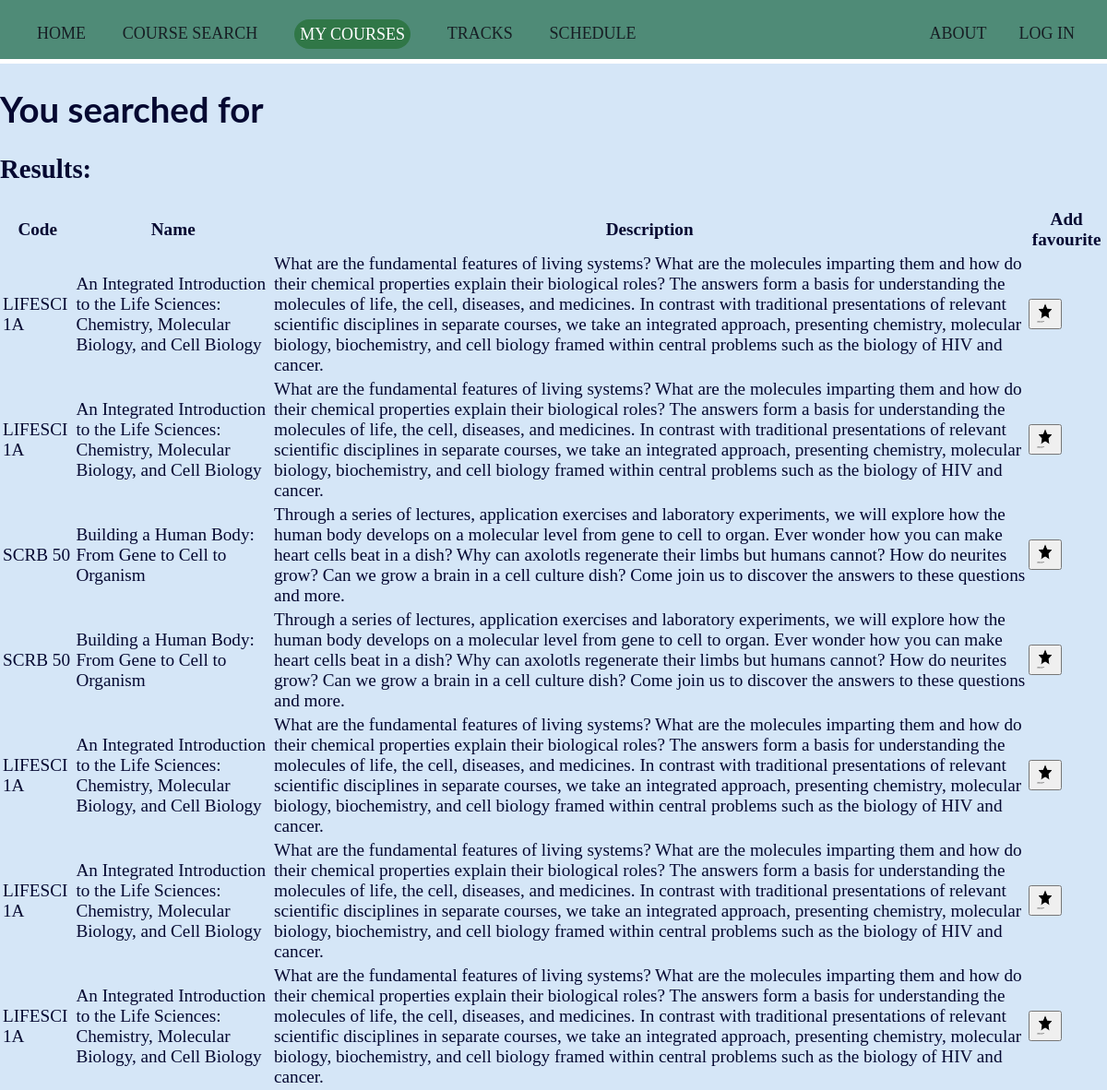
Page /favourite (signed in) on the committed database.
### tables this page shows
CREATE TABLE courses (id INTEGER, name TEXT NOT NULL UNIQUE, description TEXT NOT NULL, code TEXT UNIQUE NOT NULL, PRIMARY KEY(id));

### app.py (the view, shortened to what this page needs)
@app.route("/favourite", methods=(["GET","POST"]))
@login_required
def favourite():
    mycourses = "currentpage"
    if request.method == "GET":
        conn, db = make_cursor("coursedatabase.db")
        user_id = session["user_id"]
        db.execute("SELECT courses.id, courses.name, courses.description, courses.code FROM courses JOIN favourites ON favourites.course_id = courses.id WHERE favourites.user_id = ?", [user_id])
        results = db.fetchall()
        if not results:
            return render_template("search.html", querystring="your favourites", search=search)
        else:
            return render_template("results.html", mycourses=mycourses, results=results)

### app.py (called while the page is built)
def make_cursor(database):
    connection = sqlite3.connect(database)
    return connection, connection.cursor()

@app.after_request
def after_request(response):
    response.headers["Cache-Control"] = "no-cache, no-store, must-revalidate"
    response.headers["Expires"] = 0
    response.headers["Pragma"] = "no-cache"
    return response

### helpers.py (called while the page is built)
def login_required(f):
    @wraps(f)
    def decorated_function(*args, **kwargs):
        if session.get("user_id") is None:
            return redirect("/login")
        return f(*args, **kwargs)
    return decorated_function

### templates/results.html
{% extends "layout.html" %}
{% block main %}
<h1>You searched for {{ querystring }} </h1>
<h2> Results: </h2>
<table>
    <thead>
        <tr>
            <th> Code </th>
            <th> Name </th>
            <th> Description </th>
            <th> Add favourite </th>
        </tr>
    </thead>
    <tbody>
        {% for i, name, desc, code in results %}
        <tr>
            <td> {{ code }} </td>
            <td> {{ name }} </td>
            <td> {{ desc }} </td>
            <td> <form method="post" action=/favourite> <button name="id" value="{{ i }}">
                <img src="/static/noun_Star_750825.png" alt="Star by Zaff Studio from the Noun Project" style="width:20px;height:24px;">
            </form> </button> </td>
        </tr>
        {% endfor %}
    </tbody>
</table>
{% endblock %}

### templates/layout.html (shortened to what this page needs)
<!doctype html>
<html lang="en">
    <head>
        <link rel="stylesheet" href="static/CS50project_style.css">
    </head>
    <body>
        <header>
            <div class="topbar">
                <nav>
                    <ul>
                        <li>
                            <a class=" {{ home }} " href="/"> Home </a>
                        </li>
                        <li>
                            <a class=" {{ search }} " href="/search"> Course Search </a>
                        </li>
                        <li>
                            <a class=" {{ mycourses }} " href="/mycourses"> My Courses </a>
                        </li>
                        <li>
                            <a class=" {{ tracks }} " href="/tracks"> Tracks </a>
                        </li>
                        <li>
                            <a class=" {{ schedule }} " href="/schedule"> Schedule </a>
                        </li>
                        <li style = "float:right" style = "padding-right:1em">
                            <a class=" {{ login }} " href="/login"> Log In </a>
                        </li>
                        <li style = "float:right">
                            <a class=" {{ about }} " href="/about"> About </a>
                        </li>
                    </ul>
                </nav>
            </div>
        </header>
    <main>
        {% block main %}{% endblock %}
    </main>
    </body>
</html>

### static/CS50project_style.css (style rules this page uses)
body { background-color: #d5e6f7; color: #050831; font-size: 1.2rem; margin: 0; font-family: 'Merriweather'; }
h1 { border: none; margin: none; font-family: 'Lato', sans-serif; }
header { background: #4f8b77; border-bottom: 5px solid #ffffff; }
header::after { content: ''; display: table; clear: both; }
.topbar { width: 100%; margin: 0 auto; }
nav ul { margin: 0; padding-bottom: 14px; list-style: none; }
nav li { display: inline-block; margin-right: 35px; padding-top: 25px; }
nav a { color: #171e24; text-decoration: none; text-transform: uppercase; font-size: 18px; }
nav a.currentpage { color:white; background-color: #307747; border: .4rem solid transparent; border-radius: 1.3rem; line-height: 1.4; padding: none; text-align: center; transition: color 0.15s ease-in-out, background-color 0.15s ease-in-out, border-color 0.15s ease-in-out, box-shadow 0.15s ease-in-out; vertical-align: middle; }

### rows in the picture
courses: code "LIFESCI 1A", name "An Integrated Introduction to the Life Sciences: Chemistry, Molecular Biology, and Cell Biology", description "What are the fundamental features of living systems? What are the molecules imparting them and how do their chemical properties explain their biological roles? The answers form a basis for understanding the molecules of life, the cell, diseases, and medicines. In contrast with traditional presentations of relevant scientific disciplines in separate courses, we take an integrated approach, presenting chemistry, molecular biology, biochemistry, and cell biology framed within central problems such as the biology of HIV and cancer.", {{ i }} 2 (drawn)
courses: code "SCRB 50", name "Building a Human Body: From Gene to Cell to Organism", description "Through a series of lectures, application exercises and laboratory experiments, we will explore how the human body develops on a molecular level from gene to cell to organ. Ever wonder how you can make heart cells beat in a dish? Why can axolotls regenerate their limbs but humans cannot? How do neurites grow? Can we grow a brain in a cell culture dish? Come join us to discover the answers to these questions and more.", {{ i }} 1 (drawn)
